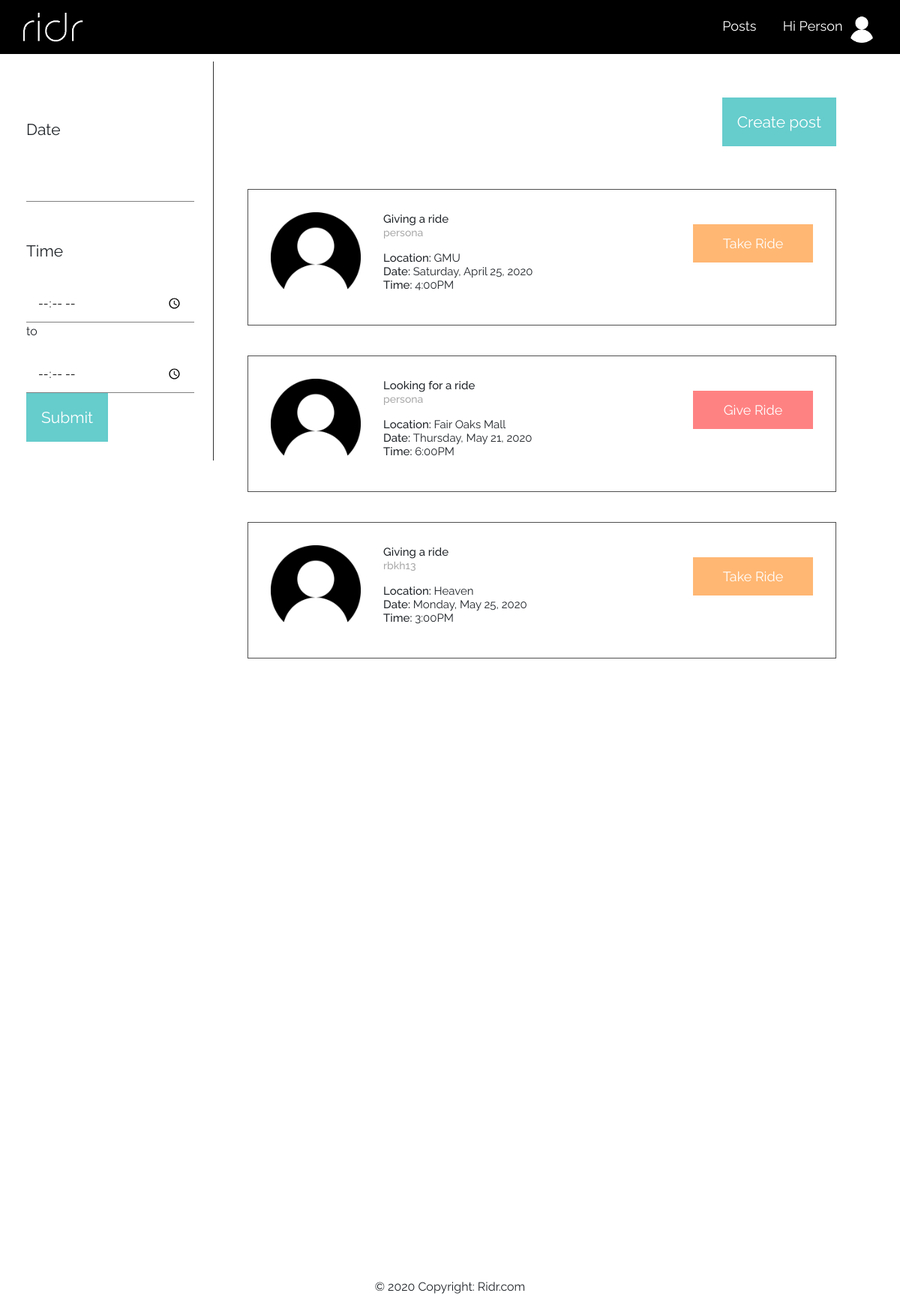
The app's page /posts.php (signed in) with its own data.
### tables this page shows
CREATE TABLE `post` (
  `post_ID` int(11) NOT NULL,
  `email` varchar(500) NOT NULL,
  `destination` varchar(500) DEFAULT NULL,
  `datetime` datetime DEFAULT NULL,
  `comment` varchar(200) DEFAULT NULL,
  `zipcode` varchar(5) NOT NULL,
  `isDriver` tinyint(1) NOT NULL DEFAULT 0,
  `seats` int(1) NOT NULL DEFAULT 0
);

### php/db-functions.php (called while the page is built, shortened)
<?php
function getAllPosts() {
    global $db;
    $query = "SELECT * FROM post";
    $statement = $db->prepare($query);
    $statement->execute();
    $results = $statement->fetchAll();
    return $results;
}
?>

### posts/posts-showpanels.php (the view, shortened to what this page needs)
<?php
include('php/db-functions.php');
include('php/functions.php');
$posts = getAllPosts();
?>
<div class="flex-container-wrap panels">
    <div class="post-listings" id="post-listings">
    <?php foreach ($posts as $post):  ?>
            <div class="panel panel-default">
            <?php
                if ( notPast($post['datetime'])==true ) {
            ?>
                <div class="panel-body">
                        <div class="panel-vertical-top" style="font-weight:400;">
                                <img src="static/images/profilepic-black.png" class="profile-pic">
                                <div class="normal-text">
                                    <p style="font-weight:500;">
                                        <?php
                                            if ($post['isDriver'] == 0) { echo "Giving a ride"; }
                                            else { echo "Looking for a ride"; }
                                        ?>
                                        <br/>
                                        <span style="color:darkgrey; font-size:14px;">
                                            <?php echo getUsername($post['email']); ?>
                                        </span>
                                    </p>
                                    <?php echo "<span style='font-weight:500;'>" . "Location:  " . "</span>" . $post['destination']; ?>
                                    <br/>
                                    <?php formatDateAndTime($post['datetime']); ?>
                                    <br/>
                                </div>
                        </div>
                    <?php
                        if ($post['isDriver'] == 0) {
                            echo '<form action="posts/take-ride.php" method="post" class="takegive_form">';
                            echo '<button type="submit" class="request_button subheader right-div-button"
                                          id="' . $post['post_ID'] . '">Take Ride</button>';
                            echo '</form>';
                        }
                        else {
                            echo '<form action="posts/give-ride.php" method="post" class="takegive_form">';
                            echo '<button type="submit" class="offer_button subheader right-div-button"
                                          id="' . $post['post_ID'] . '">Give Ride</button>';
                            echo '</form>';
                        }
                    ?>
                </div>
                <?php } ?>
            </div>
        <?php endforeach; ?>
    </div>
</div>

### php/functions.php (shortened to what this page needs)
<?php
function notPast($datetime) {
    $now = (new \DateTime());
    $datetime = new DateTime($datetime);
    if ( $now < $datetime )
        return true;
    else
        return false;
}
function getUsername($email) {
    $email_split = explode("@",$email);
    return $email_split[0];
}
function formatDateAndTime($datetime) {
    $datetime_array = explode(" ", $datetime);
    $date_raw = $datetime_array[0];
    $date = date('F j, Y',strtotime($date_raw));
    $dayOfWeek = date("l", strtotime($date_raw));
    $time = $datetime_array[1];
    $time = substr($time, 0, -3);
    $meridiem = "PM";
    $time_array = explode(":", $time);
    $hour = $time_array[0];
    $min = $time_array[1];
    if ($hour > 12)
        $hour = (int)$hour - 12;
    $time = $hour . ":" . $min;
    echo "<span style='font-weight:500;'>" . "Date:  " . "</span>" . $dayOfWeek . ", " . $date . "<br/>" . "<span style='font-weight:500;'>" . "Time:  " . "</span>" . $time . $meridiem;
}
?>

### static/base.css (style rules this page uses)
body { font-family: 'Raleway', sans-serif; }

### static/div-formatting.css (style rules this page uses)
.flex-container-wrap { display: flex; flex-wrap: wrap; }

### static/features.css (style rules this page uses)
.main_button, .request_button, .offer_button, .accept_button, .request_pending { border: none; text-align: center; text-decoration: none; display: inline-block; line-height: normal; height: fit-content; }
.request_button, .offer_button { width: 160px; padding: 15px 30px; }
.request_button, .request_button_hover { background-color: rgb(255, 183, 115); color: white; }
.offer_button, .offer_button_hover { background-color: rgb(255, 130, 130); color: white; }

### static/posts.css (style rules this page uses)
.post-listings { margin: 0 auto; width: inherit; }
.panels { position: relative; margin: 30 auto; width: 100%; margin-top: 130px; }
.panel-body { padding: 30px; margin-bottom: 40px; border: rgba(0, 0, 0, 0.692) solid 1px; }
.panel-vertical-top { text-align: left; line-height: normal; width: 100%; margin-top: auto; margin-bottom: auto; padding-right: 30px; }
.profile-pic { object-fit: cover; height: 120px !important; width: 120px !important; margin-right: 30px; }
.right-div-button { margin: auto; }
.panel-body img { width: auto; height: 100%; }
@media screen and (min-width: 600px) { .panel-body, .panel-vertical-top { display: flex; } }

### records on screen
post: isDriver "Giving a ride", email "persona", destination "GMU", datetime "Saturday", datetime "April 25, 2020", datetime "4:00"
post: isDriver "Looking for a ride", email "persona", destination "Fair Oaks Mall", datetime "Thursday", datetime "May 21, 2020", datetime "6:00"
post: isDriver "Giving a ride", email "rbkh13", destination "Heaven", datetime "Monday", datetime "May 25, 2020", datetime "3:00"

### other values on screen
$_SESSION['first_name'] "Person"
